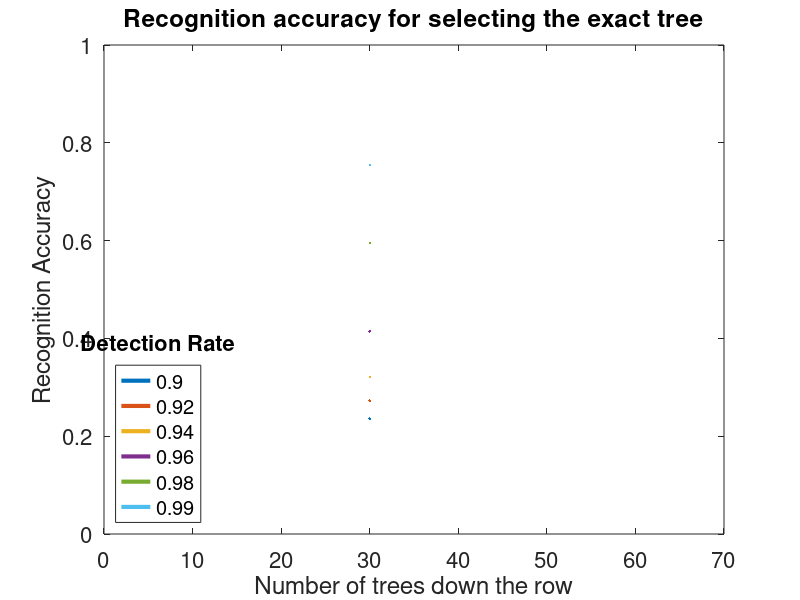

Source code (MATLAB): (Note: a time limit stopped this script after it produced the figure.)
% This script looks at relatiionship between the accuracy of an inventory
% managment system and the probability of a tree detection algorithm
% Through this we aim to determine how accuractly the tree trunk
% localisation needs to work to achieve a certain degree of accuracy in
% tree trunk detection.
clear all; close all; clc;
% Looks at the error rate on the last tree only. 

% Reseed random number generator
rng('shuffle');

% Analysis parameters
TotalRep = 1e5; % testing showed that all the data stabilies within a 1000 iterrations.
NumData = 30;[1 2 3 4 5:5:70]; % number of trees
accuracy = [0.9,0.92,0.94,0.96,0.98,0.99]; % detection accuracy
% accuracy = 0.8:0.005:1; % trunk detection accuracy
MaxError = 6; % max number offset between trees.
misMatchError = zeros(length(NumData),MaxError+1,length(accuracy));

% Iterrate through detection accuracies
for n = 1:length(NumData)
    curNum = NumData(n)
    for a = 1:length(accuracy)
        curAccuracy = accuracy(a)
        % Go through each tree and see if detection is done properly or not.
        for j = 1:TotalRep
            % Selection the detection probability for all the trees in the
            % row - randomly generated numbers between 1,0
            detectionProb = rand(curNum,1);
            pointDetectionError = +(detectionProb<(1-curAccuracy));
            % Apply signs to detection probability - i.e. a tree can be skipped or
            % double counted by equal probabilities
            errorDirection = +(rand([sum(pointDetectionError==1),1]) > 0.5);
            errorDirection(errorDirection==0) = -1;
            pointDetectionError(pointDetectionError==1) = errorDirection;
            % Obtain sequence error results
            sequenceError = abs(cumsum(pointDetectionError));
            % Evaluate mis match error - number of trees within error margin
            currentError = min(sequenceError(end),MaxError);
            misMatchError(n,currentError+1,a) = misMatchError(n,currentError+1,a)+1;
        end
        % Normalise error
        misMatchError(n,:,a) = misMatchError(n,:,a)./TotalRep;
        % Cumulate as recognition <= num tree error
        misMatchError(n,:,a) = cumsum(misMatchError(n,:,a));
    end
end

%% Plot results
figure('color','white')
graphMat = squeeze(misMatchError(:,1,:));
plot(NumData,graphMat,'linewidth',3);
h = legend(strread(num2str(accuracy),'%s'),'location','southwest','FontSize',12);
v = get(h,'title'); set(v,'string','Detection Rate','FontSize',12);
xlabel('Number of trees down the row','FontSize',16);
% ylabel('Last Tree Recognition rate','FontSize',16)
ylabel('Recognition Accuracy','FontSize',16)
title('Recognition accuracy for selecting the exact tree','FontSize',16)
ylim([0 1]);set(gca,'FontSize',16); xlim([0 70])

figure('color','white')
graphMat = squeeze(misMatchError(:,2,:));
plot(NumData,graphMat,'linewidth',3);
h = legend(strread(num2str(accuracy),'%s'),'location','southwest','FontSize',12);
v = get(h,'title'); set(v,'string','Detection Rate','FontSize',12);
xlabel('Number of trees down the row','FontSize',16);
% ylabel('Last Tree Recognition rate','FontSize',16)
ylabel('Recognition Accuracy','FontSize',16)
title('Recognition accuracy for selecting within \pm 1 tree','FontSize',16)
ylim([0 1]);set(gca,'FontSize',16); xlim([0 70])
return
figure('color','white')
graphMat = squeeze(misMatchError(:,3,:));
plot(NumData,graphMat);
legend(strread(num2str(accuracy),'%s'),'location','southwest');
xlabel('Number of trees down the row');
ylabel('Last Tree Recognition rate')
title('Recognition rate within \pm 2 tree')
ylim([0.55 1.05])

% legend(strread(num2str(0:MaxError),'%s'),'location','northwest');
% xlabel('Trunk detection accuracy');
% ylabel('Trunk recognition accuracy');
% title('Trunk recognition accuracy vs detection accuracy for different recognition sensitivity')
